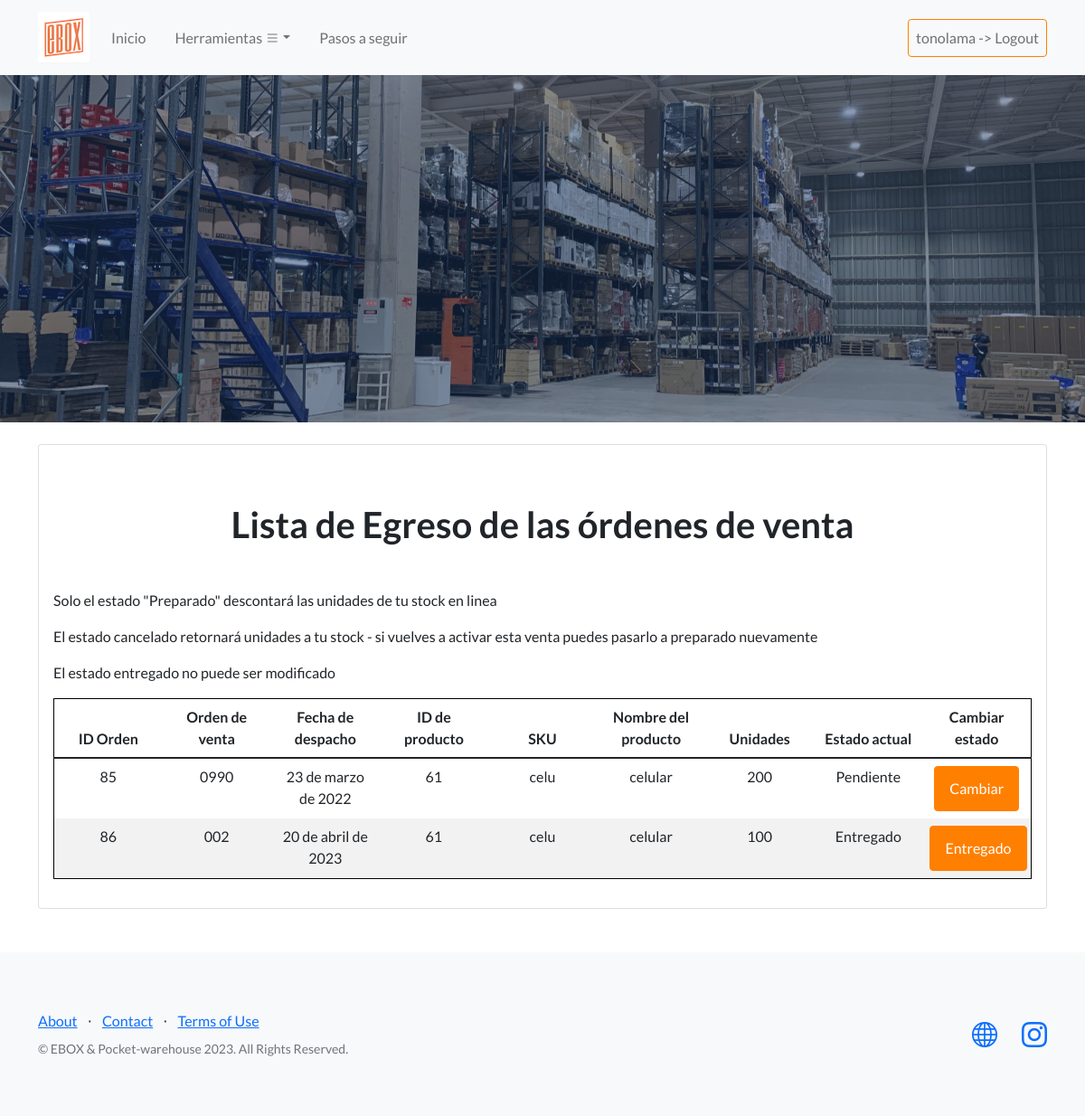
Page /eboxApp/egreso/wEgreso_full/ (signed in) on the earlier database version.
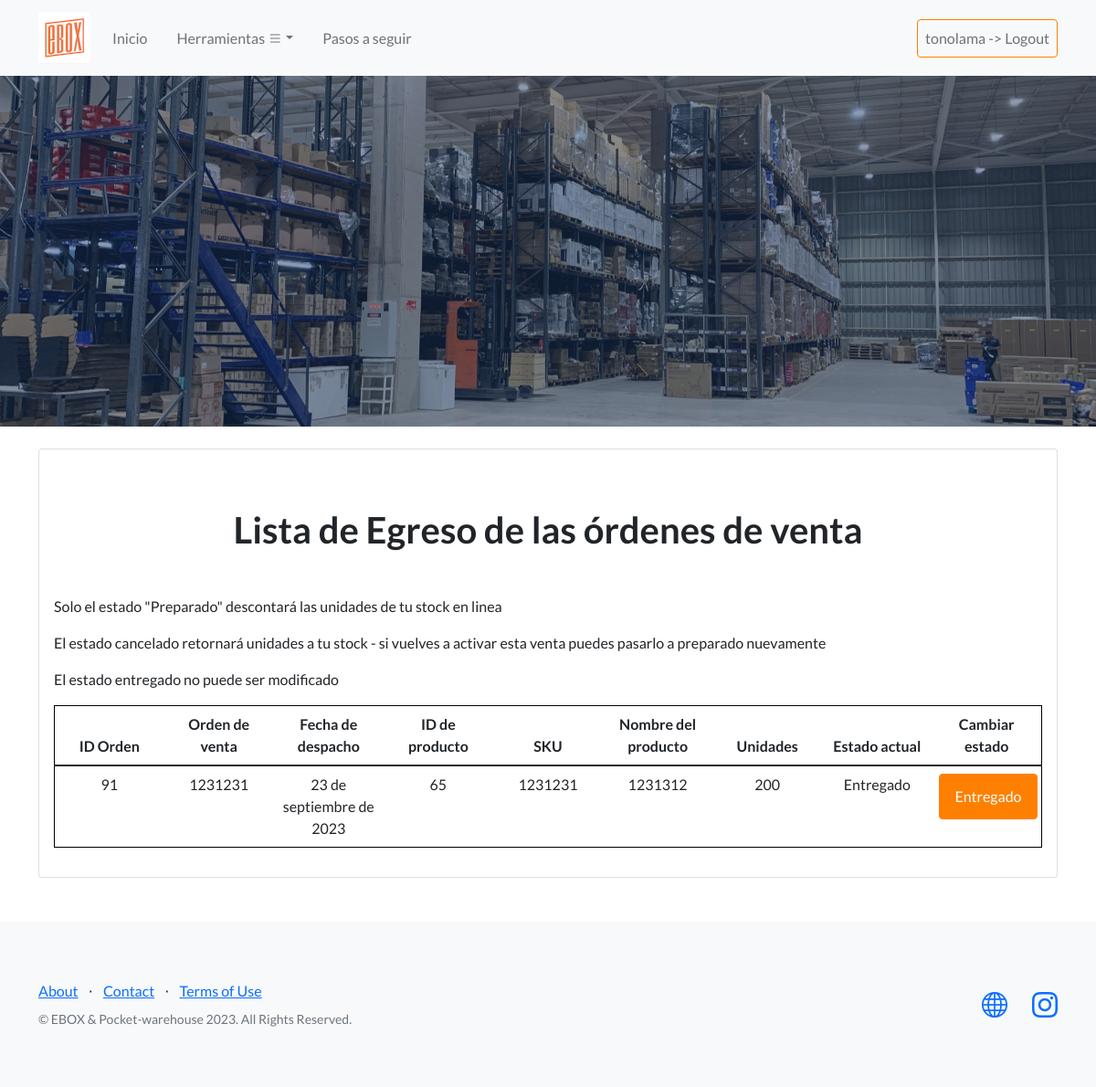
Same page on the later database version.
### eboxApp/models.py (models this page shows, shortened)
class Salida(models.Model):
    sku_out = models.ForeignKey(Maestra, on_delete=models.CASCADE, null=True)
    unidades_out = models.IntegerField()
    orden_venta = models.CharField(max_length=100)
    fecha_despacho = models.DateField(null=True)
    estado = models.ForeignKey(Estados, on_delete=models.CASCADE, null=True)

class Maestra(models.Model):
    nombre_producto = models.CharField(max_length=300)
    numero_sku = models.CharField(max_length=300)
    categoria = models.CharField(max_length=300)

class Estados(models.Model):
    estado = models.CharField(max_length=300)

### eboxApp/views.py (the view, shortened to what this page needs)
# urls.py: path('egreso/wEgreso_full/', views.buscarEgreso, name = 'buscarTodoEgreso'),
@login_required
def buscarEgreso(request):
    if request.method == 'GET':
        form = SelectEstados()
        salidas = Salida.objects.all()
        return render(request, 'eboxApp/wEgreso_full.html', {'salidas':salidas, 'form': form})

### eboxApp/templates/eboxApp/wEgreso_full.html (shortened to what this page needs)
{% extends "eboxApp/base.html" %}
{% load static %}
{% block contenido_que_cambia %}
<div class="container" id = "listadoventasyestado">
  <div class="card mt-4">
    <div class="card-body">
      <h1 class="text-center my-5">Lista de Egreso de las órdenes de venta</h1>
      <p>Solo el estado "Preparado" descontará las unidades de tu stock en linea</p>
      <p>El estado cancelado retornará unidades a tu stock - si vuelves a activar esta venta puedes pasarlo a preparado nuevamente</p>
      <p>El estado entregado no puede ser modificado</p>
      {% if salidas %}
      <div class="table-responsive">
        <form method="post">
          <table class="table">
            <thead>
              <tr>
                <th>ID Orden</th>
                <th>Orden de venta</th>
                <th>Fecha de despacho</th>
                <th>ID de producto</th>
                <th>SKU</th>
                <th>Nombre del producto</th>
                <th>Unidades</th>
                <th>Estado actual</th>
                <th>Cambiar estado</th>
              </tr>
            </thead>
            <tbody>
              {% for salida in salidas %}
              <tr>
                <td>{{ salida.pk }}</td>
                <td>{{ salida.orden_venta }}</td>
                <td>{{ salida.fecha_despacho }}</td>
                <td>{{ salida.sku_out.id }}</td>
                <td>{{ salida.sku_out.numero_sku }}</td>
                <td>{{ salida.sku_out.nombre_producto }}</td>
                <td>{{ salida.unidades_out }}</td>
                <td>{{ salida.estado.estado }}</td>
                {% if salida.estado.pk != 3 %}
                <td>
                    <a href="{% url 'eboxApp:actualizar_estados' id_salida=salida.pk %}" class="btn btn-primary">Cambiar</a>
                </td>
                {% else %}
                <td><a class="btn btn-primary">Entregado</a></td>
                {% endif %}
            </tr>
              {% endfor %}
            </tbody>
          </table>
        </form>
      </div>
      {% else %}
      <div class="text-center">
        <h1>No hay datos</h1>
        <a class="btn btn-warning" href="{% url 'eboxApp:Egreso' %}">Volver</a>
      </div>
      {% endif %}
    </div>
  </div>
</div>
{% endblock %}

### eboxApp/templates/eboxApp/base.html (shortened to what this page needs)
<!DOCTYPE html>
<html lang="es">
    <head>
        {% load static %}
        <link href="https://cdn.jsdelivr.net/npm/bootstrap-icons@1.5.0/font/bootstrap-icons.css" rel="stylesheet" type="text/css" />
        <link href="{% static 'eboxApp/css/styles.css' %}" rel="stylesheet" />
    </head>
    <body>
        <nav class="navbar navbar-expand-lg navbar-light  bg-light static-top sticky-top">
            <div class="container">
              <a class="navbar-brand" href="{% url 'eboxApp:Index' %}">
                <img src="{% static 'eboxApp/assets/img/logoEbox.png' %}" alt="ebox Logo">
              </a>
              <div class="collapse navbar-collapse" id="navbarNav">
                <ul class="navbar-nav mr-auto">
                  <li class="nav-item active">
                    <a class="nav-link" href="{% url 'eboxApp:Index' %}">Inicio</a>
                  </li>
                  <li class="nav-item active">
                    <a class="nav-link" href="#"></a>
                  </li>
                  <li class="nav-item dropdown">
                      <a class="nav-link dropdown-toggle" href="#" id="navbarDropdown" role="button" data-toggle="dropdown" aria-haspopup="true" aria-expanded="false">Herramientas <i class="bi bi-list"></i></a>
                  </li>
                  <li class="nav-item active">
                    <a class="nav-link" href="#"></a>
                  </li>
                  <li class="nav-item active">
                    <a class="nav-link" href="{% url 'eboxApp:Index' %}#Comosehace">Pasos a seguir</a>
                  </li>
                </ul>
                {% if user.is_authenticated %}
                <ul class="navbar-nav ml-auto">
                  <li class="nav-item">
                    <a class="nav-link btn btn-outline-primary" href="{% url 'eboxApp:logout' %}">{{ user.username }} -> Logout</a>
                  </li>
                </ul>
                {% else %}
                <ul class="navbar-nav ml-auto">
                  <li class="nav-item">
                    <a class="nav-link btn btn-outline-primary" href="{% url 'eboxApp:Login' %}">Iniciar Sesión</a>
                  </li>
                </ul>
                {% endif %}
              </div>
            </div>
          </nav>
        <header class="masthead">
        </header>
        {% block contenido_que_cambia %}
        {% endblock %}
        <br>
        <br>
        <footer class="footer bg-light">
            <div class="container">
                <div class="row">
                    <div class="col-lg-6 h-100 text-center text-lg-start my-auto">
                        <ul class="list-inline mb-2">
                            <li class="list-inline-item"><a href="{% url 'eboxApp:about' %}">About</a></li>
                            <li class="list-inline-item">⋅</li>
                            <li class="list-inline-item"><a href="{% url 'eboxApp:Index' %}#signup">Contact</a></li>
                            <li class="list-inline-item">⋅</li>
                            <li class="list-inline-item"><a href="{% url 'eboxApp:Terms' %}">Terms of Use</a></li>
                        </ul>
                        <p class="text-muted small mb-4 mb-lg-0">&copy; EBOX & Pocket-warehouse 2023. All Rights Reserved.</p>
                    </div>
                    <div class="col-lg-6 h-100 text-center text-lg-end my-auto">
                        <ul class="list-inline mb-0">
                            <li class="list-inline-item me-4">
                                <a href="http://www.ebox3pl.cl"><i class="bi-globe fs-3"></i></a>
                            </li>
                            <li class="list-inline-item">
                                <a href="https://www.instagram.com/eboxfulfillment/" target = "_blank"><i class="bi-instagram fs-3"></i></a>
                            </li>
                        </ul>
                    </div>
                </div>
            </div>
        </footer>
    </body>
</html>

Differences in the rows shown:
removed Salida: pk "85", orden_venta "0990", fecha_despacho "23 de marzo de 2022", sku_out.id "61", sku_out.numero_sku "celu", sku_out.nombre_producto "celular", unidades_out "200", estado.estado "Pendiente", shows "Cambiar"
removed Salida: pk "86", orden_venta "002", fecha_despacho "20 de abril de 2023", sku_out.id "61", sku_out.numero_sku "celu", sku_out.nombre_producto "celular", unidades_out "100", estado.estado "Entregado"
added Salida: pk "91", orden_venta "1231231", fecha_despacho "23 de septiembre de 2023", sku_out.id "65", sku_out.numero_sku "1231231", sku_out.nombre_producto "1231312", unidades_out "200", estado.estado "Entregado"
